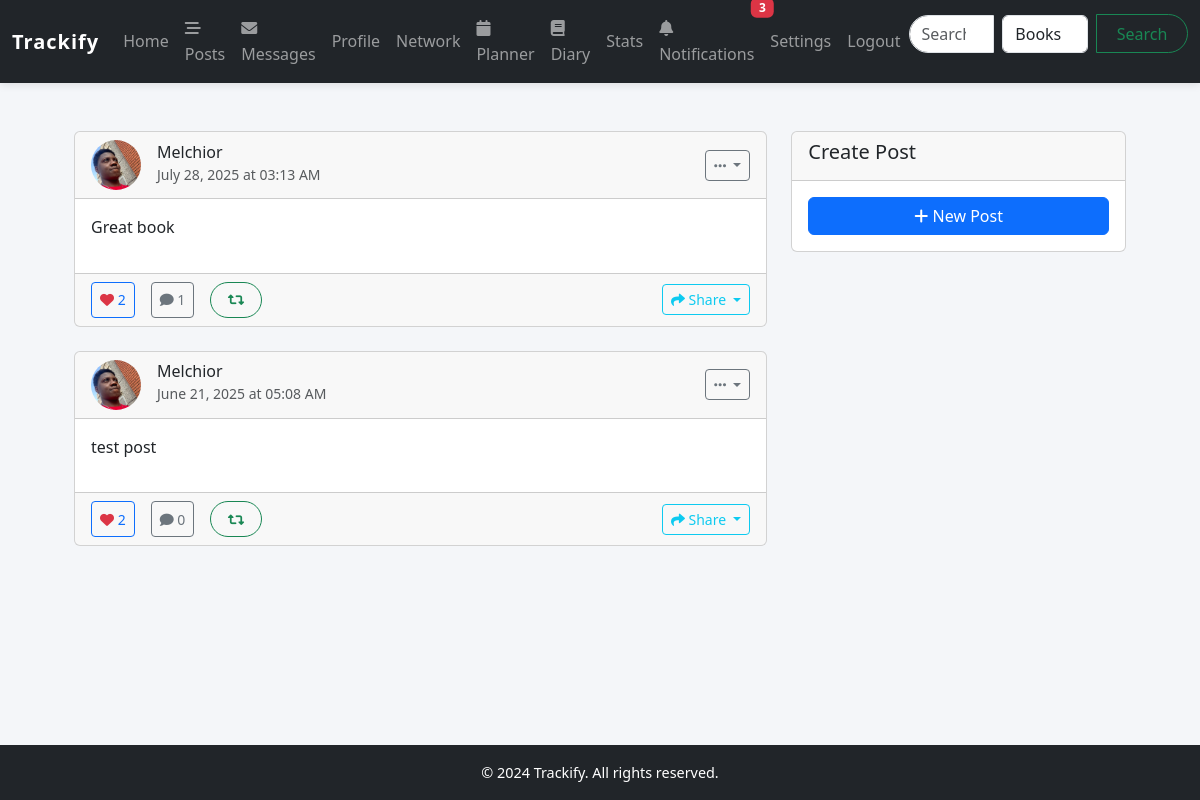
The page /posts (signed in) on the database its author committed.
### models/social_model.py (models this page shows, shortened)
class Post(db.Model):
    __tablename__ = 'posts'
    post_id = db.Column(db.Integer, primary_key=True)
    user_id = db.Column(db.Integer, db.ForeignKey('users.user_id'), nullable=False)
    content = db.Column(db.Text, nullable=False)
    media_type = db.Column(db.Enum('cinema', 'music', 'book'), nullable=True)
    media_id = db.Column(db.Integer, nullable=True)  # cinema_id, music_id, or book_id
    created_at = db.Column(db.DateTime, default=datetime.utcnow)
    updated_at = db.Column(db.DateTime, default=datetime.utcnow, onupdate=datetime.utcnow)
    user = db.relationship('User', backref='posts')
    likes = db.relationship('Like', backref='post', lazy='dynamic', foreign_keys='Like.post_id')
    comments = db.relationship('Comment', backref='post', lazy='dynamic', order_by='Comment.created_at.desc()', foreign_keys='Comment.post_id')

### models/user_model.py (models this page shows, shortened)
class User(db.Model, UserMixin):
    __tablename__ = 'users'
    user_id = db.Column(db.Integer, primary_key=True)
    username = db.Column(db.String(255), unique=True, nullable=False)
    password_hash = db.Column(db.String(255), nullable=False)
    email = db.Column(db.String(255), unique=True, nullable=False)
    join_date = db.Column(db.DateTime, default=datetime.utcnow)
    profile_picture = db.Column(db.String(256), nullable=True)
    bio = db.Column(db.Text, default=None)
    theme = db.Column(db.String(20), default='light')
    notifications_enabled = db.Column(db.Boolean, default=True)
    email_notifications = db.Column(db.Boolean, default=True)
    reset_token = db.Column(db.String(100), unique=True, nullable=True)
    reset_token_expiry = db.Column(db.DateTime, nullable=True)
    ratings = db.relationship('Rating', backref='user', lazy='dynamic')
    reviews = db.relationship('Review', backref='user', lazy='dynamic')
    custom_lists = db.relationship('CustomList', backref='creator', lazy='dynamic')
    messages_sent = db.relationship('Message', foreign_keys='Message.sender_id', backref='sender', lazy='dynamic')
    messages_received = db.relationship('Message', foreign_keys='Message.recipient_id', backref='recipient', lazy='dynamic')
    user_media = db.relationship('UserMedia', backref='user', lazy='dynamic')
    following = db.relationship(
        'Follow',
        foreign_keys='Follow.follower_id',
        backref=db.backref('follower', lazy='joined'),
        lazy='dynamic',
        cascade='all, delete-orphan'
    )
    followers = db.relationship(
        'Follow',
        foreign_keys='Follow.followed_id',
        backref=db.backref('followed', lazy='joined'),
        lazy='dynamic',
        cascade='all, delete-orphan'
    )

### routes/post_routes.py (the view, shortened to what this page needs)
@post_routes.route('/posts', methods=['GET'])
@login_required
def posts():
    page = request.args.get('page', 1, type=int)
    per_page = 20
    followed_ids = [f.followed_id for f in current_user.following]
    followed_ids.append(current_user.user_id)
    posts = Post.query.filter(Post.user_id.in_(followed_ids))\
                     .order_by(Post.created_at.desc())\
                     .paginate(page=page, per_page=per_page, error_out=False)
    for post in posts.items:
        post.is_liked_by_current_user = Like.query.filter_by(
            user_id=current_user.user_id,
            post_id=post.post_id
        ).first() is not None
    return render_template('posts.html', posts=posts)

### templates/posts.html (shortened to what this page needs)
{% extends "base.html" %}
{% block content %}
<div class="container mt-4">
    <div class="row">
        <div class="col-md-8">
            <div class="posts-container">
                {% if posts.items %}
                    {% for post in posts.items %}
                    <div class="card mb-4 post-card" data-post-id="{{ post.post_id }}">
                        <div class="card-header d-flex align-items-center">
                            <img src="{{ url_for('static', filename=post.user.profile_picture) }}" alt="Profile picture of {{ post.user.username }}" class="rounded-circle me-3" width="50" height="50">
                            <div class="flex-grow-1">
                                <h6 class="mb-0">{{ post.user.username }}</h6>
                                <small class="text-muted">{{ post.created_at.strftime('%B %d, %Y at %I:%M %p') }}</small>
                            </div>
                            {% if post.user_id == current_user.user_id %}
                            <div class="dropdown">
                                <button class="btn btn-sm btn-outline-secondary dropdown-toggle" type="button" data-bs-toggle="dropdown">
                                    <i class="fas fa-ellipsis-h"></i>
                                </button>
                            </div>
                            {% endif %}
                        </div>
                        <div class="card-body">
                            <p class="post-content">{{ post.content }}</p>
                        </div>
                        <div class="card-footer">
                            <div class="d-flex justify-content-between align-items-center">
                                <div class="d-flex gap-3">
                                    <button class="btn btn-sm btn-outline-primary like-btn"
                                            data-action="toggle-like"
                                            data-post-id="{{ post.post_id }}">
                                        <i class="fas fa-heart {% if post.is_liked_by_current_user %}text-danger{% endif %}"></i>
                                        <span class="like-count">{{ post.likes.count() }}</span>
                                    </button>
                                    <button class="btn btn-sm btn-outline-secondary"
                                            data-action="toggle-comments"
                                            data-post-id="{{ post.post_id }}">
                                        <i class="fas fa-comment"></i>
                                        <span class="comment-count">{{ post.comments.count() }}</span>
                                    </button>
                                    <button class="btn btn-sm btn-outline-success"
                                            data-action="repost"
                                            data-post-id="{{ post.post_id }}">
                                        <i class="fas fa-retweet"></i>
                                    </button>
                                </div>
                                <div class="dropdown">
                                    <button class="btn btn-sm btn-outline-info dropdown-toggle" type="button" data-bs-toggle="dropdown">
                                        <i class="fas fa-share"></i> Share
                                    </button>
                                </div>
                            </div>
                        </div>
                    </div>
                    {% endfor %}
                {% endif %}
            </div>
        </div>
        <div class="col-md-4">
            <div class="card">
                <div class="card-header">
                    <h5>Create Post</h5>
                </div>
                <div class="card-body">
                    <a href="{{ url_for('post_routes.create_post') }}" class="btn btn-primary w-100">
                        <i class="fas fa-plus"></i> New Post
                    </a>
                </div>
            </div>
        </div>
    </div>
</div>
{% endblock %}

### templates/base.html (shortened to what this page needs)
<!DOCTYPE html>
<html lang="en">
<head>
    <link rel="stylesheet" href="https://cdn.jsdelivr.net/npm/bootstrap@5.3.0/dist/css/bootstrap.min.css" />
    <link rel="stylesheet" href="https://cdnjs.cloudflare.com/ajax/libs/font-awesome/6.0.0/css/all.min.css" />
    <link rel="stylesheet" href="{{ url_for('static', filename='style.css') }}" />
</head>
<body class="d-flex flex-column min-vh-100">
    <nav class="navbar navbar-expand-lg navbar-dark bg-dark mb-4">
        <div class="container-fluid">
            <a class="navbar-brand font-weight-bold" href="{{ url_for('main_routes.home') }}">Trackify</a>
            <div class="collapse navbar-collapse justify-content-end" id="navbarNav">
                <ul class="navbar-nav align-items-center">
                    {% if current_user.is_authenticated %}
                    <li class="nav-item">
                        <a class="nav-link" href="{{ url_for('main_routes.home') }}">Home</a>
                    </li>
                    <li class="nav-item">
                        <a class="nav-link" href="{{ url_for('post_routes.posts') }}">
                            <i class="fas fa-stream"></i> Posts
                        </a>
                    </li>
                    <li class="nav-item">
                        <a class="nav-link position-relative" href="{{ url_for('message_routes.messages') }}">
                            <i class="fas fa-envelope"></i> Messages
                        </a>
                    </li>
                    <li class="nav-item">
                        <a class="nav-link" href="{{ url_for('main_routes.profile', username=current_user.username) }}">Profile</a>
                    </li>
                    <li class="nav-item">
                        <a class="nav-link" href="{{ url_for('main_routes.network') }}">Network</a>
                    </li>
                    <li class="nav-item">
                        <a class="nav-link" href="{{ url_for('main_routes.planner') }}">
                            <i class="fas fa-calendar"></i> Planner
                        </a>
                    </li>
                    <li class="nav-item">
                        <a class="nav-link" href="{{ url_for('main_routes.diary') }}">
                            <i class="fas fa-book"></i> Diary
                        </a>
                    </li>
                    <li class="nav-item">
                        <a class="nav-link" href="{{ url_for('main_routes.stats') }}">Stats</a>
                    </li>
                    <li class="nav-item">
                        <a class="nav-link position-relative" href="{{ url_for('media_routes.notifications') }}">
                            <i class="fas fa-bell"></i> Notifications
                            <span class="badge bg-danger position-absolute top-0 start-100 translate-middle"
                                  id="notificationBadge" style="display: none;">0</span>
                        </a>
                    </li>
                    <li class="nav-item">
                        <a class="nav-link" href="{{ url_for('main_routes.settings') }}">Settings</a>
                    </li>
                    <li class="nav-item">
                        <a class="nav-link" href="{{ url_for('user_routes.logout') }}">Logout</a>
                    </li>
                    <form class="form-inline my-2 my-lg-0 d-flex align-items-center"
                        action="{{ url_for('media_routes.search') }}" method="GET">
                        <input class="form-control me-2" type="search" placeholder="Search" aria-label="Search"
                            name="search_query" required />
                        <select class="form-control me-2" name="media_type" required>
                            <option value="books">Books</option>
                        </select>
                        <button class="btn btn-outline-success" type="submit">Search</button>
                    </form>
                    {% endif %}
                </ul>
            </div>
        </div>
    </nav>
    <main class="flex-grow-1">
        <div class="container mt-4">
            {% block content %}{% endblock %}
        </div>
    </main>
    <footer class="mt-auto py-3 bg-dark text-white text-center">
        <p class="mb-0">&copy; 2024 Trackify. All rights reserved.</p>
    </footer>
</body>
</html>

### static/style.css (style rules this page uses)
body { font-family: 'Segoe UI', Tahoma, Geneva, Verdana, sans-serif; line-height: 1.6; margin: 0; padding: 0; background-color: #f4f6f9; color: #333; }
a { color: #007bff; text-decoration: none; }
footer { text-align: center; padding: 2rem 1rem; background-color: #e9ecef; color: #6c757d; font-size: 0.9rem; margin-top: 2rem; }
.navbar { box-shadow: 0 2px 8px rgba(0, 0, 0, 0.1); }
.navbar-brand { font-weight: bold; letter-spacing: 1px; }
.form-inline input[type="search"] { border-radius: 20px 0 0 20px; }
.form-inline button[type="submit"] { border-radius: 0 20px 20px 0; }
.container { max-width: 1100px; }
form input, form select, form textarea, form button { width: 100%; padding: 12px 16px; margin-bottom: 1rem; border: 1px solid #ced4da; border-radius: 8px; font-size: 1rem; transition: all 0.3s ease; }
form button { background-color: #007bff; color: #fff; border: none; cursor: pointer; font-weight: 600; transition: background-color 0.3s ease; }
.btn-outline-success { border-radius: 20px; padding: 0.4rem 1rem; }

### rows shown on the page
Post: profile_picture (picture), user.username "Melchior", created_at "July 28, 2025 at 03:13 AM", content "Great book", likes.count "2", comments.count "1"
Post: profile_picture (picture), user.username "Melchior", created_at "June 21, 2025 at 05:08 AM", content "test post", likes.count "2", comments.count "0"
